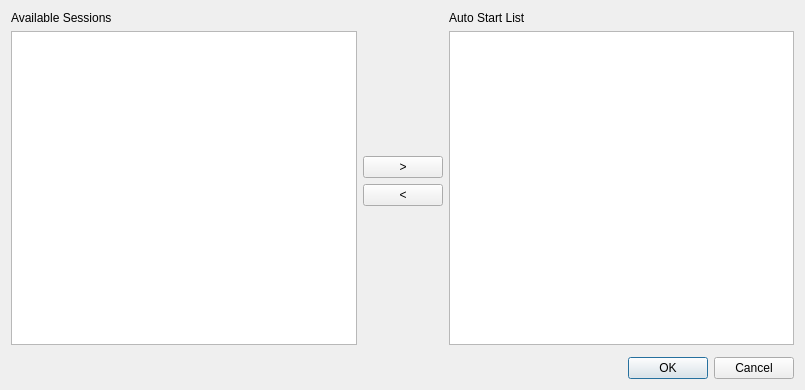
<?xml version="1.0" encoding="UTF-8"?>
<ui version="4.0">
 <class>ManageAutoStartDialog</class>
 <widget class="QDialog" name="ManageAutoStartDialog">
  <property name="geometry">
   <rect>
    <x>0</x>
    <y>0</y>
    <width>805</width>
    <height>390</height>
   </rect>
  </property>
  <property name="windowTitle">
   <string>Dialog</string>
  </property>
  <layout class="QVBoxLayout" name="verticalLayout_2">
   <item>
    <layout class="QHBoxLayout" name="horizontalLayout">
     <item>
      <layout class="QVBoxLayout" name="verticalLayout_3">
       <item>
        <widget class="QLabel" name="label">
         <property name="text">
          <string>Available Sessions</string>
         </property>
        </widget>
       </item>
       <item>
        <widget class="QListWidget" name="availableList"/>
       </item>
       <item>
        <widget class="SessionPreviewWidget" name="availablePreview" native="true"/>
       </item>
      </layout>
     </item>
     <item>
      <layout class="QVBoxLayout" name="verticalLayout">
       <item>
        <spacer name="verticalSpacer">
         <property name="orientation">
          <enum>Qt::Vertical</enum>
         </property>
         <property name="sizeHint" stdset="0">
          <size>
           <width>20</width>
           <height>40</height>
          </size>
         </property>
        </spacer>
       </item>
       <item>
        <widget class="QPushButton" name="addButton">
         <property name="text">
          <string>&gt;</string>
         </property>
        </widget>
       </item>
       <item>
        <widget class="QPushButton" name="removeButton">
         <property name="text">
          <string>&lt;</string>
         </property>
        </widget>
       </item>
       <item>
        <spacer name="verticalSpacer_2">
         <property name="orientation">
          <enum>Qt::Vertical</enum>
         </property>
         <property name="sizeHint" stdset="0">
          <size>
           <width>20</width>
           <height>40</height>
          </size>
         </property>
        </spacer>
       </item>
      </layout>
     </item>
     <item>
      <layout class="QVBoxLayout" name="verticalLayout_4">
       <item>
        <widget class="QLabel" name="label_2">
         <property name="text">
          <string>Auto Start List</string>
         </property>
        </widget>
       </item>
       <item>
        <widget class="QListWidget" name="autoStartList"/>
       </item>
       <item>
        <widget class="SessionPreviewWidget" name="autoStartPreview" native="true"/>
       </item>
      </layout>
     </item>
    </layout>
   </item>
   <item>
    <widget class="QDialogButtonBox" name="buttonBox">
     <property name="standardButtons">
      <set>QDialogButtonBox::Cancel|QDialogButtonBox::Ok</set>
     </property>
    </widget>
   </item>
  </layout>
 </widget>
 <customwidgets>
  <customwidget>
   <class>SessionPreviewWidget</class>
   <extends>QWidget</extends>
   <header>Sessions/SessionPreviewWidget.h</header>
   <container>1</container>
  </customwidget>
 </customwidgets>
 <resources/>
 <connections/>
</ui>
